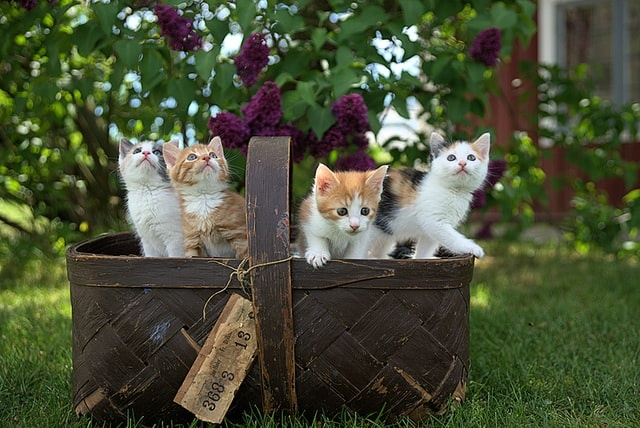
#> input picture final_project/streamlit/images/cats.jpg, 640 x 428 px, found by its file name
$ python histogram.py
#> lines starting #> are read from the running program, lines starting #| are printed output that depends on the picture; after the words box and inside, x2 and y2 are one past the last pixel; in counts of white or black regions, pixels touching at a corner belong together
import cv2 as cv
import numpy as np
import matplotlib.pyplot as plt
'''
get the picso distribution in a images
'''

img = cv.imread('Photos/cats.jpg')
#> img is the input picture: shape (428, 640, 3); mean B, G, R 55.8, 80.9, 74.5
cv.imshow('Cats',img)

gray = cv.cvtColor(img, cv.COLOR_BGR2GRAY)
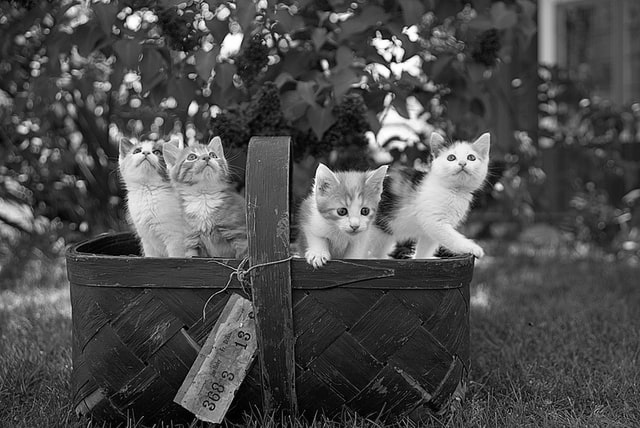
#> gray: shape (428, 640); min 0, max 255, mean 76.1
cv.imshow('Gray', gray)

# Grayscale histogram
gray_hist = cv.calcHist(
    [gray], # a list of images
    [0], # the number of the channel
    None, #provide a mask
    [256], # the number of the bins
    [0,256] #the range of all possible picso values
)
#> gray_hist = 256 values, max 3879 at index 53, min 23 at index 255, mean 1070

""" plt.figure()
plt.title('Grayscale Histogram')
plt.xlabel('Bins')
plt.ylabel('# of pixels')
plt.plot(gray_hist)
plt.xlim([0,256])
plt.show() """

# compute a color histogram
blank = np.zeros(img.shape[:2], dtype='uint8')
circle = cv.circle(blank,(img.shape[1]//2, img.shape[0]//2),100,255,-1)
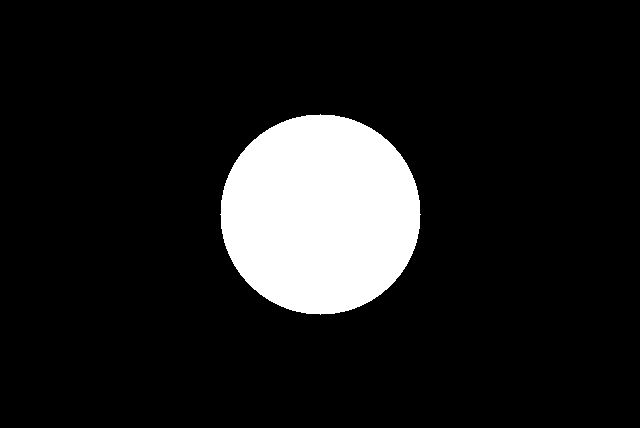
#> blank: shape (428, 640); 11.5% white; 1 white region, box (x1, y1, x2, y2) and area: (220, 114, 421, 315) 31417
masked = cv.bitwise_and(img, img, mask=circle)
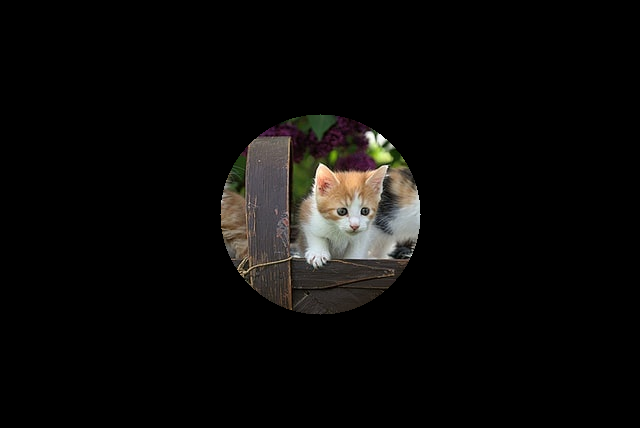
#> masked: shape (428, 640, 3); mean B, G, R 9.2, 10.4, 11.3
cv.imshow('masked image', masked)
plt.figure()
plt.title('Grayscale Histogram')
plt.xlabel('Bins')
plt.ylabel('# of pixels')
colors=('b','g','r')
for i, col in enumerate(colors):
    hist = cv.calcHist([img], [i],circle,[256], [0,256])
    plt.plot(hist, color=col)
    plt.xlim=([0,256])
plt.show()
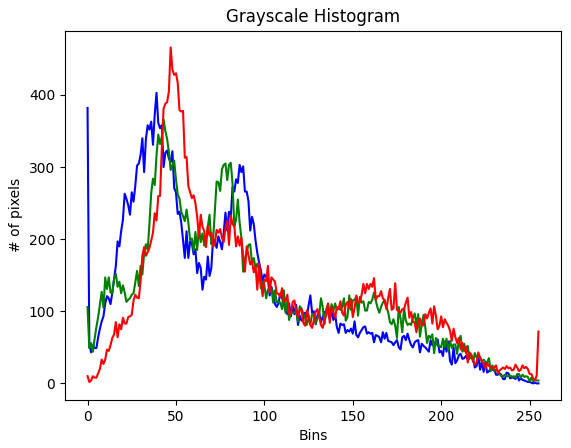
#> figure drawn by matplotlib, 1 panel; curve peaks at x = 39, y = 403; curve peaks at x = 43, y = 366; curve peaks at x = 47, y = 466


cv.waitKey(0)
